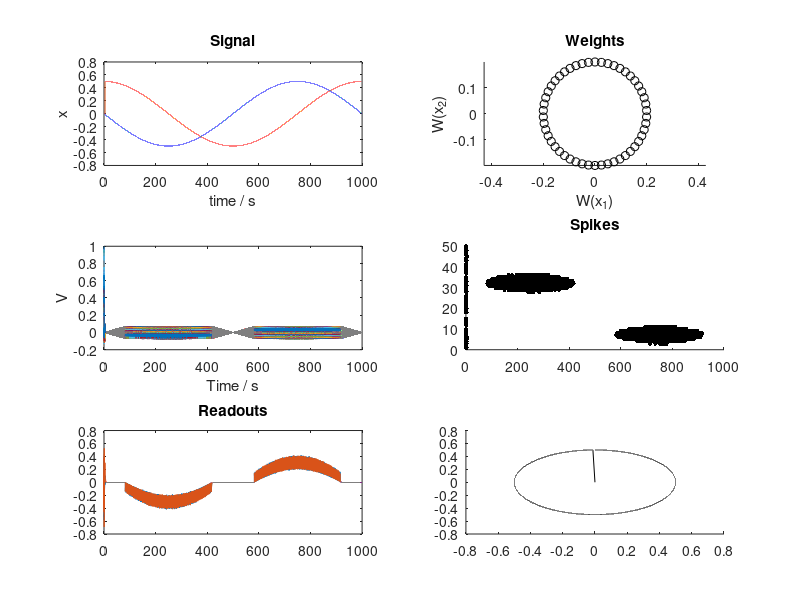

Recreate this plot in MATLAB. (Note: this script raises an error after producing the figure.)
clear();
figure();

% Params
nNeurons = 50;
dt = 20e-3;
tTotal = 1000;
lambda =1;
sigma = 0;
mu = 0.1;
signalFrequency = 0.001;

% Create readout weights of uniform length
x  = linspace(0, 2*pi, nNeurons+1);
x(end) = [];
D(1, :) = sin(x) * 10/nNeurons;
D(2, :) = cos(x) * 10/nNeurons;

% Create arrays
t = (dt : dt : tTotal)';
nT = numel(t);
V = zeros(nNeurons, nT);
V(:,1)=unifrnd(0,1,nNeurons,1);
R = zeros(nNeurons, nT);
xH = zeros(nT, 1);

% Create 2D signal
omega = t * signalFrequency * 2*pi;
X = [sin(omega+pi) cos(omega)]*0.5;
X(1:200, :) = 0;

isSpike = false(nNeurons, 1);
isSpikeAll = false(nNeurons, nT);

omega = D'*D + lambda*mu*eye(nNeurons);
vThresh = diag(omega)/2;
xdot = (X( 2:end,:)-X(1:end-1,:)) / dt;
for s = 2:nT
    dx = xdot(s-1,:);% (X(s, :)-X(s-1, :)) / dt;
    c = dx + X(s);
    
    noise = sigma*randn(nNeurons, 1);
    dVdT = -V(:, s-1) + (c*D)' - (omega)*isSpikeAll(:,s-1)/dt ;%+ noise;
    dRdT = -R(:, s-1) + lambda*isSpikeAll(:,s-1)/dt;
    V(:, s) = V(:, s-1) + dt*dVdT;
    R(:, s) = R(:, s-1) + dt*dRdT;
    
    isSpike = V(:, s) >= vThresh;
    indxspk = find( V(:, s) >= vThresh);
    if ~isempty(indxspk)
    isSpikeAll( indxspk(unidrnd(length(indxspk))), s) = true;%isSpike;
    end
end

XHat = D*R;

%% Plots

clf();

% Signal
ax(1) = subplot(3, 2, 1);
plot(t, X);
xlabel('time / s');
ylabel('x');
title('Signal');

% Readout weights
subplot(3, 2, 2);
x = D(1, :);
y = D(2, :);
line(x, y, 'color', 'k', 'lineStyle', 'none', 'marker', 'o');
axis equal
xlabel('W(x_1)');
ylabel('W(x_2)');
title('Weights');

% Voltage
ax(end+1) = subplot(3, 2, 3);
cla();
y = V';
plot(t, y)
xlabel('Time / s');
ylabel('V');

% Spikes
ax(end+1) = subplot(3, 2, 4);
for n = 1:nNeurons
    tSpike = find(isSpikeAll(n, :)) * dt;
    line(tSpike, n*ones(size(tSpike)), 'color', 'k', 'lineStyle', 'none', 'marker', '.', 'markerSize', 10);
end
title('Spikes');

% Readout
ax(end+1) = subplot(3, 2, 5);
plot(t, XHat)
title('Readouts');

% Readout error
clear h
subplot(3, 2, 6);
cla();
h(1) = line(X(:, 1), X(:, 2), 'color', 'k');
hold on
col = rg.color.dataToRgb(1:nT, [], 'jet');
h(2) = scatter(XHat(1, :), XHat(2, :), 5, col);
axis equal
title('Readout error');
legend(h, {'X', 'Xhat'});
xlabel('x_1');
ylabel('x_2');

linkaxes(ax, 'x');

%%

figure();
plot(t, R', 'color', 'k');
title('Rates');
xlabel('Time');
ylabel('Rate');